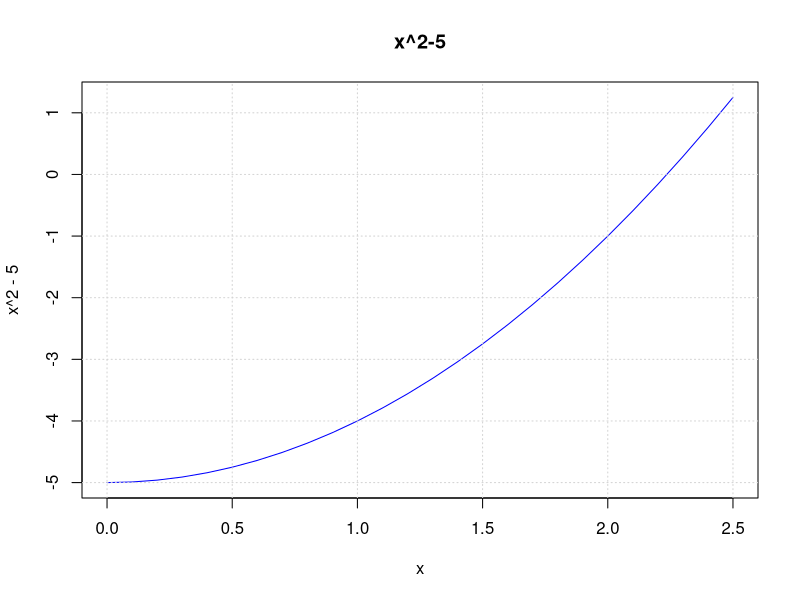
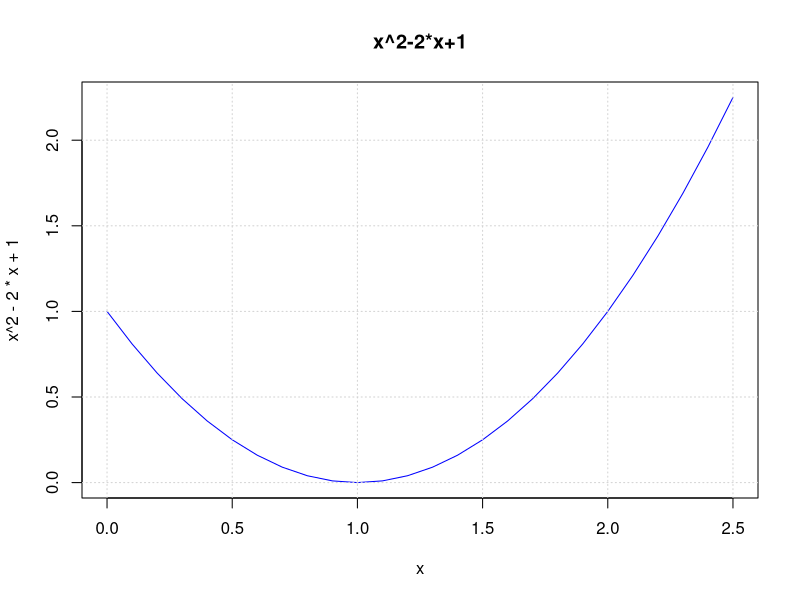

The R script that drew these images, in order:
## ---- chunk 1
x <- seq(0,2.5,0.1)
plot(x, x^2-5,
main="x^2-5",
type="l",
col="blue")
grid()
## ---- chunk 2
x <- seq(0,2.5,0.1)
plot(x, x^2-2*x+1,
main="x^2-2*x+1",
type="l",
col="blue")
grid()
